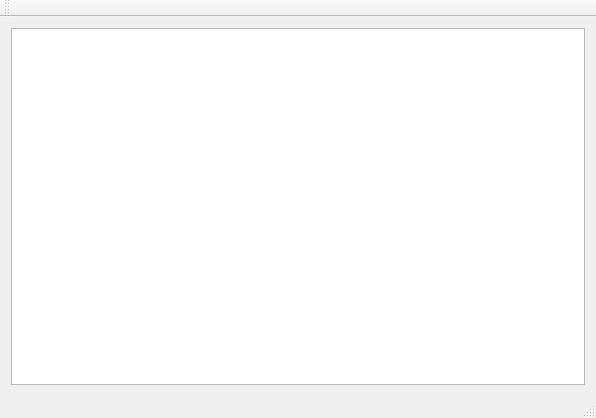
<?xml version="1.0" encoding="UTF-8"?>
<ui version="4.0">
 <class>MainWindow</class>
 <widget class="QMainWindow" name="MainWindow">
  <property name="geometry">
   <rect>
    <x>0</x>
    <y>0</y>
    <width>596</width>
    <height>418</height>
   </rect>
  </property>
  <property name="windowTitle">
   <string>MainWindow</string>
  </property>
  <widget class="QWidget" name="centralWidget">
   <layout class="QGridLayout" name="gridLayout">
    <item row="0" column="0">
     <widget class="GameBoard" name="tableWidget">
      <property name="styleSheet">
       <string notr="true">padding: 0px;
border: 0px;
border-style: none;

QTableView::item
{
  border: 0px;
  padding: 0px;
}
</string>
      </property>
      <property name="verticalScrollBarPolicy">
       <enum>Qt::ScrollBarAlwaysOff</enum>
      </property>
      <property name="horizontalScrollBarPolicy">
       <enum>Qt::ScrollBarAlwaysOff</enum>
      </property>
      <property name="selectionMode">
       <enum>QAbstractItemView::SingleSelection</enum>
      </property>
      <property name="showGrid">
       <bool>false</bool>
      </property>
      <attribute name="horizontalHeaderVisible">
       <bool>false</bool>
      </attribute>
      <attribute name="verticalHeaderVisible">
       <bool>false</bool>
      </attribute>
     </widget>
    </item>
   </layout>
  </widget>
  <widget class="QMenuBar" name="menuBar">
   <property name="geometry">
    <rect>
     <x>0</x>
     <y>0</y>
     <width>596</width>
     <height>21</height>
    </rect>
   </property>
  </widget>
  <widget class="QToolBar" name="mainToolBar">
   <attribute name="toolBarArea">
    <enum>TopToolBarArea</enum>
   </attribute>
   <attribute name="toolBarBreak">
    <bool>false</bool>
   </attribute>
  </widget>
  <widget class="QStatusBar" name="statusBar"/>
 </widget>
 <layoutdefault spacing="6" margin="11"/>
 <customwidgets>
  <customwidget>
   <class>GameBoard</class>
   <extends>QTableWidget</extends>
   <header>gameboard.h</header>
   <slots>
    <slot>gameCellSelected(int,int)</slot>
   </slots>
  </customwidget>
 </customwidgets>
 <resources/>
 <connections>
  <connection>
   <sender>tableWidget</sender>
   <signal>cellPressed(int,int)</signal>
   <receiver>tableWidget</receiver>
   <slot>gameCellSelected(int,int)</slot>
   <hints>
    <hint type="sourcelabel">
     <x>442</x>
     <y>233</y>
    </hint>
    <hint type="destinationlabel">
     <x>446</x>
     <y>183</y>
    </hint>
   </hints>
  </connection>
 </connections>
</ui>
